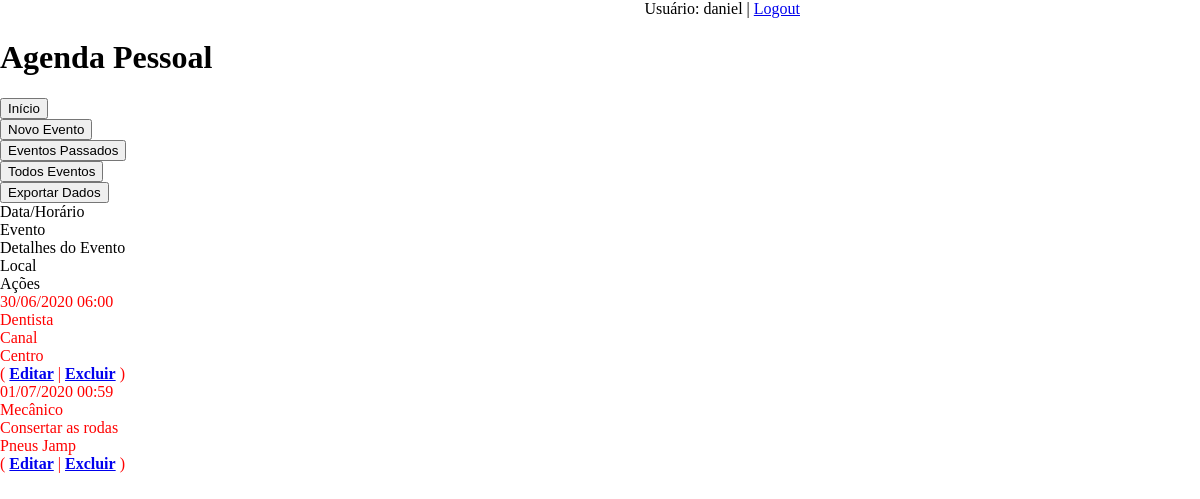
Page /agenda/passado/ (signed in) on the committed database.
### core/models.py (models this page shows, shortened)
class Evento (models.Model):
    titulo = models.CharField(max_length=100)
    descricao = models.TextField(blank=True, null=True)
    data_evento = models.DateTimeField(verbose_name='Data do Evento')
    local = models.CharField(max_length=100, blank=True, null=True)
    data_criacao = models.DateTimeField(auto_now=True)
    usuario = models.ForeignKey(User, on_delete=models.CASCADE) # Para usar os usuários do Django
    class Meta:
        db_table = 'evento'
    def get_data_evento(self):
        return self.data_evento.strftime('%d/%m/%Y %H:%M')
    def get_evento_atrasado(self):
        if self.data_evento < datetime.now():
            return True
        else:
            return False

### core/views.py (the view)
# urls.py: path('agenda/passado/', views.lista_eventos_passados),
@login_required(login_url='/login/') # Precisa colocar a barra no início pra não concatenar
def lista_eventos_passados(request):
        usuario = request.user
        data_atual = datetime.now() - timedelta(hours=2) # Pegando não atrasados de de até 1 hora atrás
        evento = Evento.objects.filter(usuario=usuario,
                                       data_evento__lt=data_atual) # '__lt' para datas menores
        dados = {'eventos':evento}
        return render(request, 'agenda.html', dados)

### templates/agenda.html (shortened to what this page needs)
{% load static %}
<!DOCTYPE html>
<html lang="pt_br">
<head>
    <link rel="stylesheet" href="agenda.css">
    {% include "model-header.html" %}
</head>
<body>
   <a href="http://127.0.0.1:8000/agenda/">
        <button class="bbtn" type="button">Início</button></a>
    <a href="http://127.0.0.1:8000/agenda/evento/">
        <button class="bbtn" type="button">Novo Evento</button></a>
    <a href="http://127.0.0.1:8000/agenda/passado/">
        <button class="bbtn" type="button">Eventos Passados</button></a>
    <a href="http://127.0.0.1:8000/agenda/todos/">
        <button class="bbtn" type="button">Todos Eventos</button></a>
    <a href="http://127.0.0.1:8000/exportar/exporta/" target="_blank">
        <button class="bbtn" type="button">Exportar Dados</button></a>
<div class="grid">
    <div class="grid-item color-1">Data/Horário</div>
    <div class="grid-item color-2">Evento</div>
    <div class="grid-item color-3">Detalhes do Evento</div>
    <div class="grid-item color-4">Local</div>
    <div class="grid-item color-5">Ações</div>
  </div>
    {% for evento in eventos %}
            <div id="itens" style={% if evento.get_evento_atrasado %}
                        "color:red"
                        {% endif %}>
                <div>{{ evento.get_data_evento }}</div>
                <div>{{ evento.titulo }}</div>
                <div>{{ evento.descricao }}</div>
                <div>{{ evento.local }}</div>
                <div id="action-itens">(
                <a href="http://127.0.0.1:8000/agenda/evento/?id={{ evento.id }}">
                    <b>Editar</b></a>  |
                <a href="http://127.0.0.1:8000/agenda/evento/delete/{{ evento.id }}">
                    <b>Excluir</b></a>
                )</div>
            </div>
    {% endfor %}
</body>
</html>

### templates/model-header.html (shortened to what this page needs)
    <div align="right">
        Usuário: {{ user }} |
        <a href="/logout">Logout</a>
    </div>
    <h1>Agenda Pessoal</h1>

### core/static/css/agenda.css (style rules this page uses)
body, html { height: 50vh; width: 800px; }
body { margin: 0; display: grid; grid-templates-columns: auto 10% 10% 10% 10%; grid-templates-rows: auto 20% 20% 10% 20%; grid-templates-areas: "header header header header login" "buttons buttons buttons buttons buttons" "itens itens itens itens itens" "footer footer footer footer footer" }

### rows in the picture
Evento: get_data_evento "30/06/2020 06:00", titulo "Dentista", descricao "Canal", local "Centro"
Evento: get_data_evento "01/07/2020 00:59", titulo "Mecânico", descricao "Consertar as rodas", local "Pneus Jamp"

### other values in the picture
{{ user }} "daniel"
